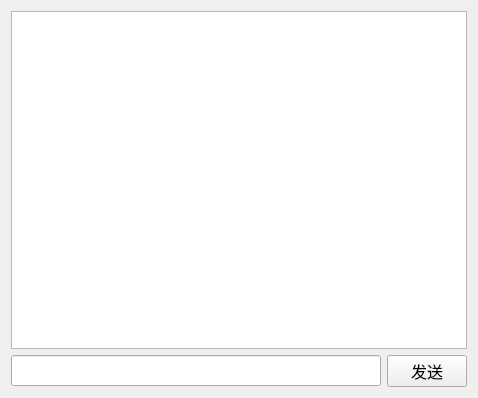
<?xml version="1.0" encoding="UTF-8"?>
<ui version="4.0">
 <class>Chat</class>
 <widget class="QWidget" name="Chat">
  <property name="geometry">
   <rect>
    <x>0</x>
    <y>0</y>
    <width>478</width>
    <height>398</height>
   </rect>
  </property>
  <property name="font">
   <font>
    <family>Agency FB</family>
    <pointsize>12</pointsize>
   </font>
  </property>
  <property name="windowTitle">
   <string>聊天</string>
  </property>
  <property name="windowIcon">
   <iconset>
    <normaloff>C:/Users/86187/Pictures/Saved Pictures/chat.png</normaloff>C:/Users/86187/Pictures/Saved Pictures/chat.png</iconset>
  </property>
  <layout class="QVBoxLayout" name="verticalLayout">
   <item>
    <widget class="QTextEdit" name="show_TE"/>
   </item>
   <item>
    <layout class="QHBoxLayout" name="horizontalLayout">
     <item>
      <widget class="QLineEdit" name="msg_LE"/>
     </item>
     <item>
      <widget class="QPushButton" name="send_PB">
       <property name="text">
        <string>发送</string>
       </property>
      </widget>
     </item>
    </layout>
   </item>
  </layout>
 </widget>
 <resources/>
 <connections/>
</ui>
